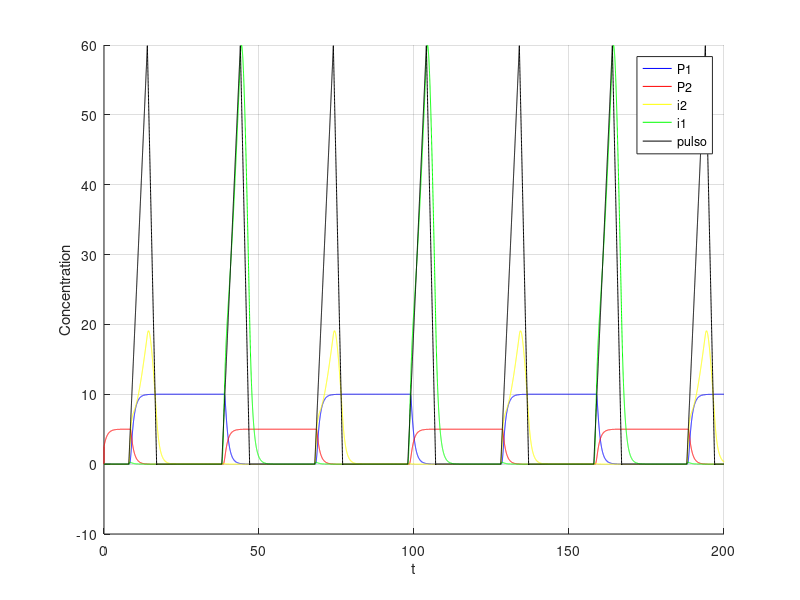

MATLAB code to generate this figure:
clear;

dt=0.01; 
t=0:dt:200; 

%i = 1 ate 20000 

p1 = 0;
p2 = 2.5;
ii1 = 0;
ii2 = 0;

% maximal expression rates
km1 = 4;
km2 = 4;

%dissociation constant
kp1 = 1;
kp2 = 2;

% parametros do collins para os iis
beta2 =4;
gama2 = 4;


p1s = zeros(1, length(t));
p2s = zeros(1, length(t));

pulso = zeros(1, length(t));

i1s = zeros(1, length(t));
i2s = zeros(1, length(t));

alpha1 = 10; alpha2 = 5;
beta = 4;
gama = 4;

p3 = 0;
p3s = zeros(1, length(t));

soma = 0.1
for i = 2:length(t)
   
   if (mod(i, 3000) >800 && mod(i,3000)<1400)
     pulso(i) = pulso(i-1)+soma;
   endif
   
   if (mod(i, 3000) >=1400 && mod(i,3000)<1700)
     pulso(i) = pulso(i-1)-soma*2;
   endif
  
  div = 1 + p1/kp1 + p2/kp2 + (p1*p2)/(kp1*kp2);
  
  dpdt = (  km1  *pulso(i) * ((1 + p1 / (kp1)) / div)     /   (1 + (ii2 / (1 + p1s(i) ) ) ^ beta2)   ) - ii1;
  ii1 = dpdt * dt + ii1;
  i1s(i) = ii1; 
  
  dpdt = (  km2  *pulso(i) * ((1 + p2 / (kp2)) / div)       /              (1 + (ii1 / (1 + p2s(i) ) ) ^ gama2)     ) - ii2;
  ii2 = dpdt * dt + ii2;
  i2s(i) = ii2; 
 
  dpdt = (alpha1 / (1 + (p2 / (1 + i2s(i) ) ) ^ beta )) - p1;
  p1 = dpdt * dt + p1;
  p1s(i) = p1;
  
  dpdt = (alpha2 / (1 + (p1 / (1 + i1s(i)) ) ^ gama)) - p2;
  p2 = dpdt * dt + p2;
  p2s(i) = p2;

endfor

figure;
hold on;
grid on;
%plot(t, p1s, 'b;P1;', t ,p2s, 'r;P2;', t , pulso , 'k;pulso;');
plot(t, p1s, 'b;P1;', t ,p2s, 'r;P2;', t , i2s, 'y;i2;', t ,i1s,'g;i1;', t , pulso , 'k;pulso;');
xlabel('t');
ylabel('Concentration');